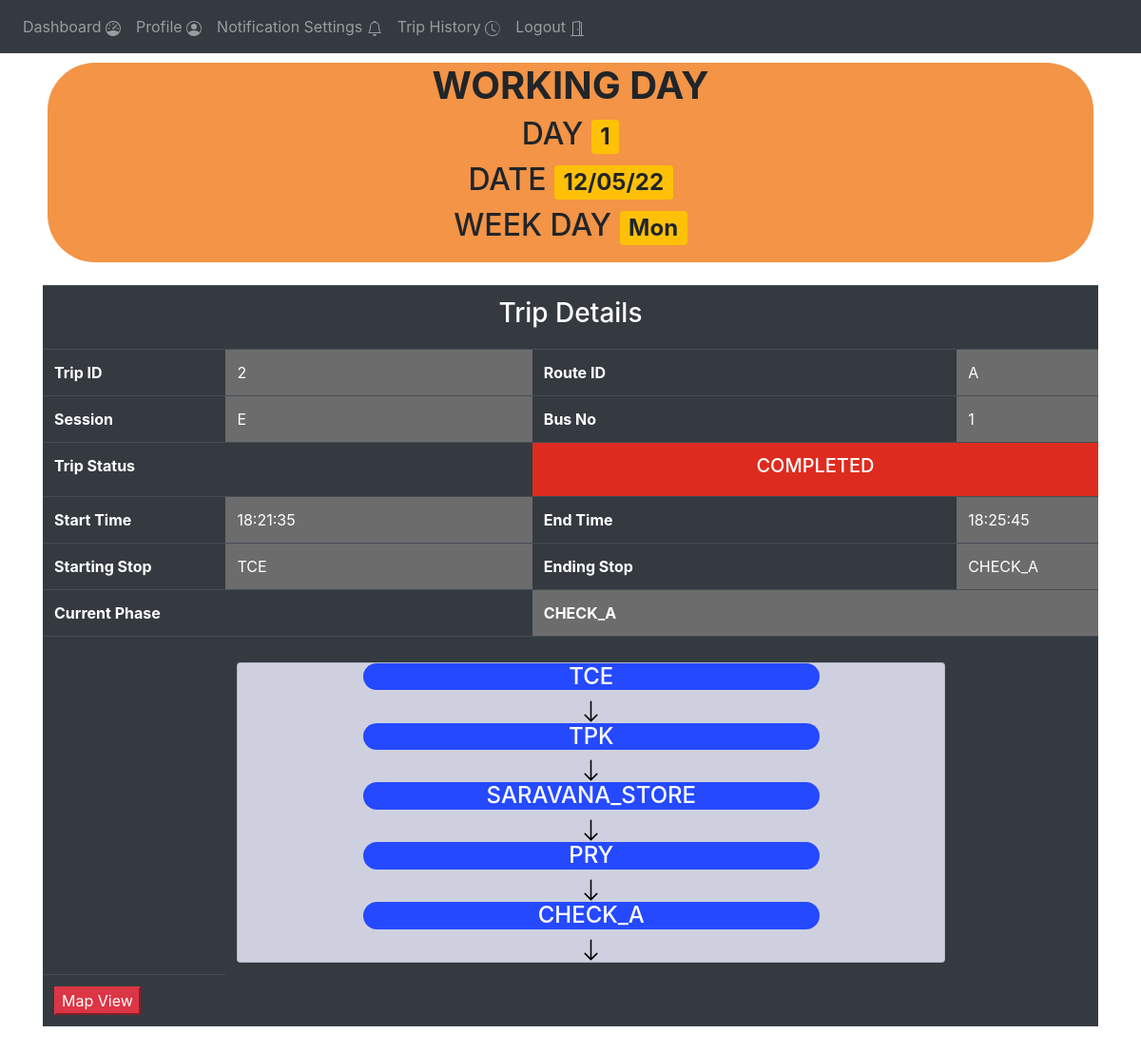
The page /student-home (signed in) on the database its author committed.
### website/models.py (models this page shows)
class Working_day(db.Model):
    day = db.Column(db.Integer, primary_key=True)
    date = db.Column(db.String(15))
    week_day = db.Column(db.String(15))
    trips_created = db.Column(db.String(1))

class Trips(db.Model):
    trip_id = db.Column(db.Integer, primary_key=True)
    working_day = db.Column(db.Integer)
    route_id = db.Column(db.Integer)
    conductor_id = db.Column(db.Integer)
    bus_id =  db.Column(db.String(1))
    session = db.Column(db.String(1))
    status = db.Column(db.String(15))
    current_phase = db.Column(db.String(15))
    start_time =  db.Column(db.String(15))
    end_time = db.Column(db.String(15))

class Route(db.Model):
    id = db.Column(db.Integer, primary_key=True)
    route_id = db.Column(db.String(1))
    session = db.Column(db.String(1))
    start = db.Column(db.String(10))
    end = db.Column(db.String(10))
    phases = db.Column(db.String(250))

### website/views.py (the view)
@views.route('/student-home', methods=['GET', 'POST'])
@login_required
def student_home():
    w = Site_settings.query.filter_by(key="current_working_day").first().value
    working_day = Working_day.query.filter_by(day=w).first()
    student_details = Student_details.query.filter_by(id = current_user.id).first()
    routes = Route.query.filter_by(route_id = student_details.route).all()
    trips = Trips.query.filter_by(working_day=w , route_id = student_details.route).all()
    if trips:
        if trips[0].status != "COMPLETED":
            trip = trips[0]
            phase = routes[0].phases.split(",")
            route=routes[0]
            lat=Bus_data.query.filter_by(no = trip.bus_id).first().lat
            long=Bus_data.query.filter_by(no = trip.bus_id).first().long
        else:
            trip  = trips[1]
            phase = routes[1].phases.split(",")
            route = routes[1]
            lat=Bus_data.query.filter_by(no = trip.bus_id).first().lat
            long=Bus_data.query.filter_by(no = trip.bus_id).first().long
    else:
        trip = None
        lat = long=phase=route= None
    return render_template("student_home.html" , user = current_user , w = working_day , trip=trip , phase = phase , route=route , lat=lat,long=long)

### website/__init__.py (called while the page is built)
def create_app():
    app = Flask(__name__)
    app.config['SECRET_KEY'] = '#itsactuallyapassword'
    app.config['SQLALCHEMY_DATABASE_URI'] = f'sqlite:///{DB_NAME}'
    db.init_app(app)
    from .views import views
    from .auth import auth
    app.register_blueprint(views, url_prefix='/')
    app.register_blueprint(auth, url_prefix='/')
    from .models import User
    create_database(app)
    login_manager = LoginManager()
    login_manager.login_view = 'auth.login'
    login_manager.init_app(app)
    @login_manager.user_loader
    def load_user(id):
        return User.query.get(int(id))
    return app

### website/templates/student_home.html (shortened to what this page needs)
{% extends "base.html" %}
{% block content %}
<div  style=" background-color: rgb(243, 148, 70);align-content: center ;text-align: center ;margin-top: 10px ; margin-left: 5px;margin-right: 5px;padding-left: 5px;padding-right:5px ; padding-bottom : 10px;border-radius: 50px;">
    <h1><b>WORKING DAY</h1></b>
    <h2>DAY  <span class="badge bg-warning">{{w.day}}</span></h2>
    <h2>DATE <span class="badge bg-warning">{{w.date}}</span></h2>
    <h2>WEEK DAY  <span class="badge bg-warning">{{w.week_day}}</span></h2>
</div>
  <br>
{% if trip %}
<div  style="align-content: center;border-radius: 50px;">
    <table class="table table-dark">
            <tr>
                <th colspan="4"><h3 align="center" width="100%">Trip Details</h3></th>
            </tr>
        <tr>
            <th>Trip ID</th>
            <td style="background-color:rgb(108, 108, 108);">{{trip.trip_id}}</td>
            <th>Route ID</th>
            <td style="background-color:rgb(108, 108, 108);">{{route.route_id}}</td>
        </tr>
        <tr>
            <th>Session</th>
            <td style="background-color:rgb(108, 108, 108);">{{trip.session}}</td>
            <th>Bus No</th>
            <td style="background-color:rgb(108, 108, 108);">{{trip.bus_id}}</td>
        </tr>
        <tr>
            <th colspan="2">
                Trip Status
            </th>
            {%if trip.status =="COMPLETED" %}
            <th style="background-color:rgb(221, 44, 31);" colspan="2"><h5 align="center">{{trip.status}}</h5></th>
            {%endif%}
        </tr>
        <tr>
            <th>Start Time</th>
            <td style="background-color:rgb(108, 108, 108);">{{trip.start_time}}</td>
            <th>End Time</th>
            <td style="background-color:rgb(108, 108, 108);">{{trip.end_time}}</td>
        </tr>
        <tr>
            <th>Starting Stop</th>
            <td style="background-color:rgb(108, 108, 108);">{{route.start}}</td>
            <th>Ending Stop</th>
            <td style="background-color:rgb(108, 108, 108);">{{route.end}}</td>
        </tr>
        <tr>
            <th colspan="2">Current Phase</th>
            <th colspan="2" style="background-color:rgb(108, 108, 108);">{{trip.current_phase}}</th>
        </tr>
        <tr>
            <td></td>
            <th colspan="2">
                <div class="card" style="background-color: rgb(207, 208, 223);margin-top: 15px;">
                    {%for p in phase%}
                    <h4 style="background-color: rgb(37, 73, 255); text-align: center; width: 30rem;align-self: center;border-radius: 50px;">{{p}}</h4>
                    <div align="center">
                        <svg xmlns="http://www.w3.org/2000/svg" width="25" height="25" fill="black" class="bi bi-arrow-down" viewBox="0 0 16 16">
                        <path fill-rule="evenodd" d="M8 1a.5.5 0 0 1 .5.5v11.793l3.146-3.147a.5.5 0 0 1 .708.708l-4 4a.5.5 0 0 1-.708 0l-4-4a.5.5 0 0 1 .708-.708L7.5 13.293V1.5A.5.5 0 0 1 8 1z"/>
                        </svg>
                    </div>
                    {%endfor%}
                </div>
            </th>
            <td></td>
        </tr>
        <tr>
            <td>
                <button class="button btn-danger" onclick="newTab({{lat}},{{long}});">Map View</button>
            </td>
        </tr>
    </table>
</div>
{%endif%}
<br>
{% endblock %}

### rows shown on the page
Working_day: day "1", date "12/05/22", week_day "Mon"
Trips: trip_id "2", session "E", bus_id "1", status "COMPLETED", start_time "18:21:35", end_time "18:25:45", current_phase "CHECK_A"
Route: route_id "A", start "TCE", end "CHECK_A"

### other values the page prints
{{ p }} "TCE" "TPK" "SARAVANA_STORE" "PRY" "CHECK_A"
